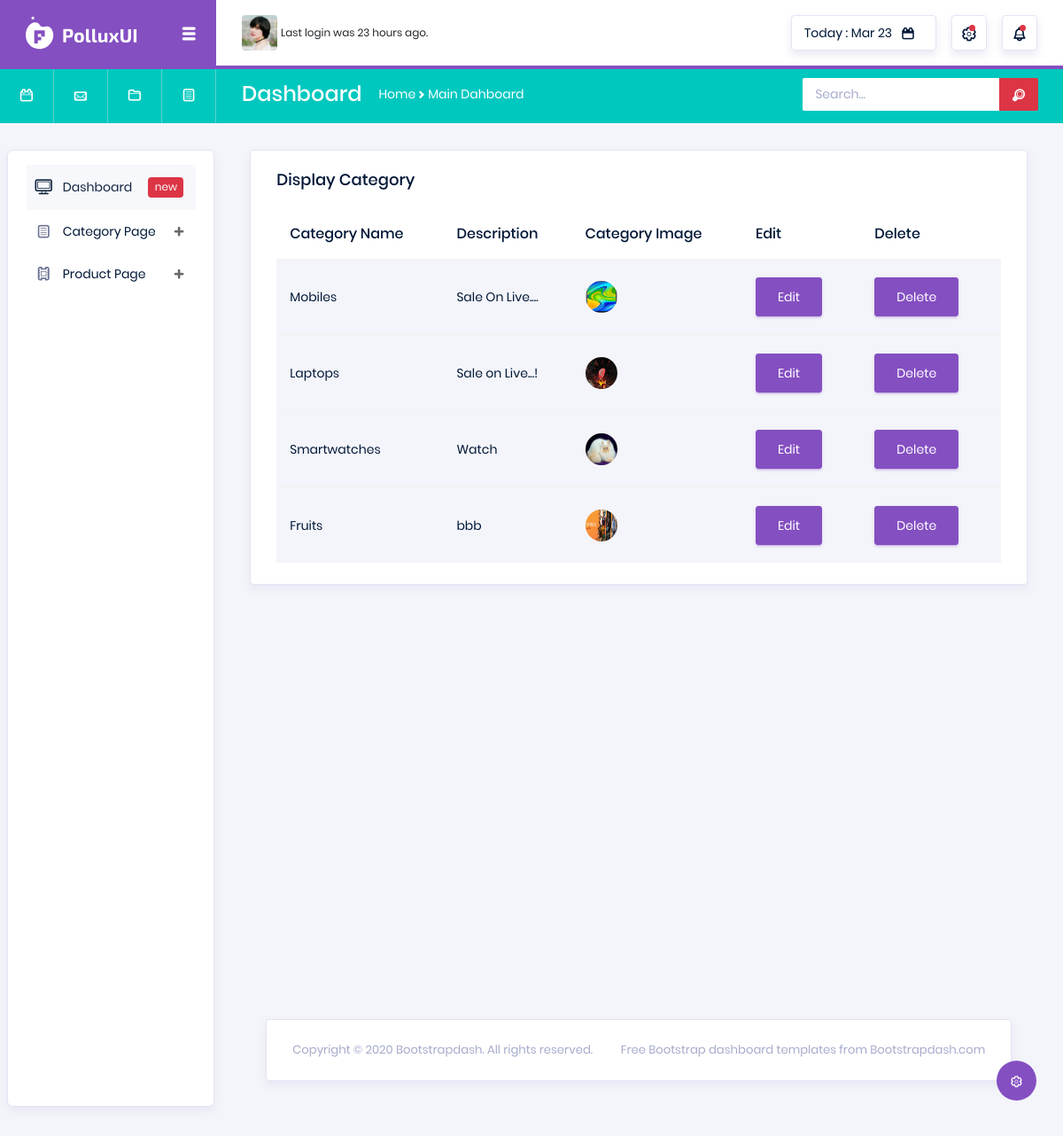
Page /SampleApp/catdisplay/ on the committed database.
### SampleApp/models.py (models this page shows)
class categorydb(models.Model):
    CatName = models.CharField(max_length=50,null=True,blank=True)
    CatDes = models.CharField(max_length=50,null=True,blank=True)
    CatImg = models.ImageField(upload_to="Category Profiles",null=True,blank=True)

### SampleApp/views.py (the view)
# urls.py: path('catdisplay/',views.catdisplay,name="catdisplay"),
def catdisplay(req):
    data = categorydb.objects.all()
    return render(req,"DisplayCategory.html",{'data':data})

### SampleApp/templates/DisplayCategory.html (shortened to what this page needs)
<!DOCTYPE html>
{% extends 'Index.html' %}
{% block content %}
<html lang="en">
<head>
</head>
<body>
  <div class="col-lg-12 grid-margin stretch-card">
              <div class="card">
                <div class="card-body">
                  <h4 class="card-title">Display Category</h4>
                  <div class="table-responsive">
                    <table class="table table-striped">
                      <thead>
                        <tr>
                          <th>Category Name</th>
                          <th>Description</th>
                          <th>Category Image</th>
                          <th>Edit</th>
                          <th>Delete</th>
                        </tr>
                      </thead>
                      {% for i in data %}
                      <tbody>
                        <tr>
                          <td>{{i.CatName}}</td>
                          <td>{{i.CatDes}}</td>
                        <td>
                            <img src="{{i.CatImg.url}}" width="">
                        </td>
                          <td>
                            <form action="{% url 'editcat' editid=i.id %}">
                              <button type="submit" class="btn btn-primary mr-2">Edit</button>
                            </form>
                          </td>
                           <td>
                            <form action="{% url 'deletecat' deleid=i.id %}">
                              <button type="submit" class="btn btn-primary mr-2">Delete</button>
                            </form>
                          </td>
                      </tr>
                      </tbody>
                      {% endfor %}
                    </table>
                  </div>
                </div>
              </div>
            </div>
</body>
</html>
{% endblock %}

### rows in the picture
categorydb: CatName "Mobiles", CatDes "Sale On Live....", CatImg (picture)
categorydb: CatName "Laptops", CatDes "Sale on Live...!", CatImg (picture)
categorydb: CatName "Smartwatches", CatDes "Watch", CatImg (picture)
categorydb: CatName "Fruits", CatDes "bbb", CatImg (picture)
